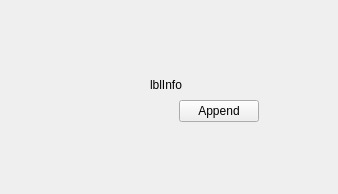
<?xml version="1.0" encoding="UTF-8"?>
<ui version="4.0">
 <class>AddMetaItemPageClass</class>
 <widget class="QWidget" name="AddMetaItemPageClass">
  <property name="geometry">
   <rect>
    <x>0</x>
    <y>0</y>
    <width>338</width>
    <height>194</height>
   </rect>
  </property>
  <layout class="QGridLayout" name="gridLayout" rowstretch="1,0,0,1,0,0" columnstretch="1,3,0,1">
   <item row="2" column="1" rowspan="4" colspan="2">
    <spacer name="vspBottom">
     <property name="orientation">
      <enum>Qt::Vertical</enum>
     </property>
     <property name="sizeHint" stdset="0">
      <size>
       <width>0</width>
       <height>0</height>
      </size>
     </property>
    </spacer>
   </item>
   <item row="0" column="1" colspan="2">
    <spacer name="vspTop">
     <property name="orientation">
      <enum>Qt::Vertical</enum>
     </property>
     <property name="sizeHint" stdset="0">
      <size>
       <width>0</width>
       <height>0</height>
      </size>
     </property>
    </spacer>
   </item>
   <item row="0" column="0" rowspan="6">
    <spacer name="hspLeft">
     <property name="orientation">
      <enum>Qt::Horizontal</enum>
     </property>
     <property name="sizeHint" stdset="0">
      <size>
       <width>0</width>
       <height>0</height>
      </size>
     </property>
    </spacer>
   </item>
   <item row="0" column="3" rowspan="6">
    <spacer name="hspRight">
     <property name="orientation">
      <enum>Qt::Horizontal</enum>
     </property>
     <property name="sizeHint" stdset="0">
      <size>
       <width>0</width>
       <height>0</height>
      </size>
     </property>
    </spacer>
   </item>
   <item row="1" column="1">
    <layout class="QVBoxLayout" name="verticalLayout">
     <item>
      <widget class="CustomLabel" name="lblInfo">
       <property name="text">
        <string notr="true">lblInfo</string>
       </property>
       <property name="alignment">
        <set>Qt::AlignCenter</set>
       </property>
       <property name="wordWrap">
        <bool>true</bool>
       </property>
      </widget>
     </item>
     <item>
      <layout class="QHBoxLayout" name="horizontalLayout">
       <property name="spacing">
        <number>0</number>
       </property>
       <item>
        <widget class="QWidget" name="wdtAddMetaItem" native="true">
         <property name="sizePolicy">
          <sizepolicy hsizetype="Expanding" vsizetype="Preferred">
           <horstretch>0</horstretch>
           <verstretch>0</verstretch>
          </sizepolicy>
         </property>
        </widget>
       </item>
       <item>
        <layout class="QVBoxLayout" name="verticalLayout_2">
         <property name="spacing">
          <number>0</number>
         </property>
         <property name="topMargin">
          <number>2</number>
         </property>
         <item>
          <widget class="ActionButton" name="pbtAppend">
           <property name="text">
            <string>Append</string>
           </property>
          </widget>
         </item>
         <item>
          <spacer name="verticalSpacer">
           <property name="orientation">
            <enum>Qt::Vertical</enum>
           </property>
           <property name="sizeHint" stdset="0">
            <size>
             <width>0</width>
             <height>0</height>
            </size>
           </property>
          </spacer>
         </item>
        </layout>
       </item>
      </layout>
     </item>
    </layout>
   </item>
  </layout>
 </widget>
 <layoutdefault spacing="6" margin="11"/>
 <customwidgets>
  <customwidget>
   <class>CustomLabel</class>
   <extends>QLabel</extends>
   <header location="global">utils/customlabel.h</header>
  </customwidget>
  <customwidget>
   <class>ActionButton</class>
   <extends>QPushButton</extends>
   <header location="global">utils/actionbutton.h</header>
  </customwidget>
 </customwidgets>
 <resources/>
 <connections/>
</ui>
